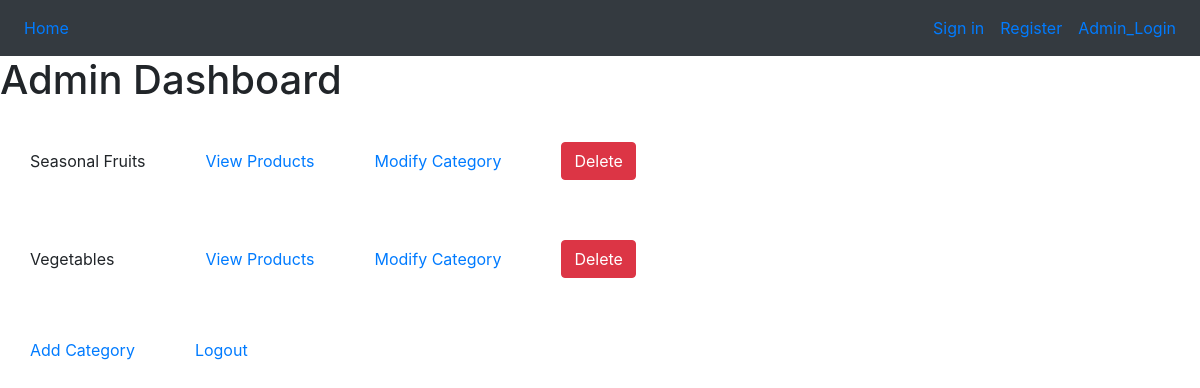
/admin_dashboard (signed in), run on an earlier commit of the app's database.
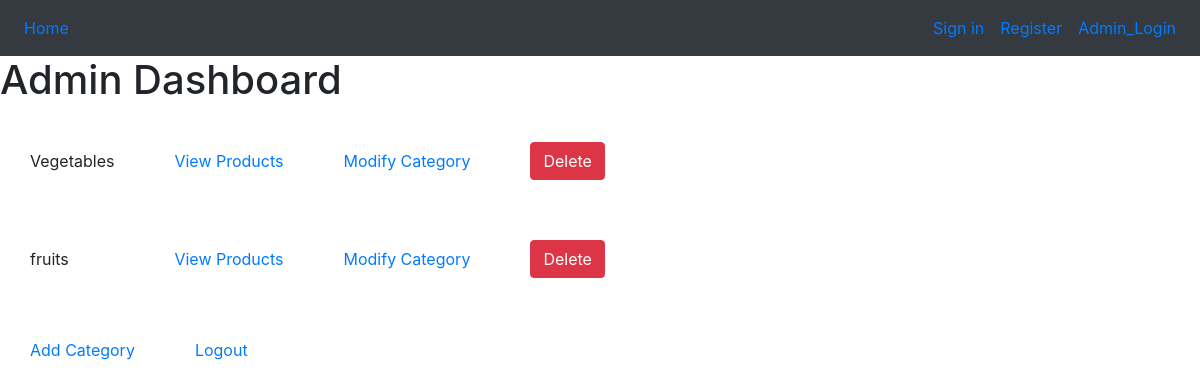
And on a later commit of the database.
### tables this page shows
CREATE TABLE "categories" (
	"categoryId"	INTEGER,
	"name"	TEXT,
	PRIMARY KEY("categoryId")
);

### app.py (the view)
@app.route('/admin_dashboard')
def admin_dashboard():
    if 'admin' not in session:
        return redirect(url_for('admin_login'))
    conn = sqlite3.connect('database.db')
    cursor = conn.cursor()
    cursor.execute("SELECT * FROM categories")
    categories = cursor.fetchall()
    conn.close()
    return render_template('admin_dashboard.html', categories=categories)

### templates/admin_dashboard.html (shortened to what this page needs)
{% extends "header.html" %}
{% block body %}
  <h1>Admin Dashboard</h1>
  <table class="category-table">
    <tbody>
      {% for category in categories %}
        <tr>
          <td>{{ category[1] }}</td>
          <td><a href="{{ url_for('admin_view_products', category_id=category[0]) }}">View Products</a></td>
          <td><a href="{{ url_for('modify_category', category_id=category[0]) }}">Modify Category</a></td>
          <td><form action="{{ url_for('delete_category', category_id=category[0]) }}" method="post" onsubmit="return confirm('Are you sure you want to delete this category?');">
            <button type="submit" class="btn btn-danger">Delete</button>
          </form></td>
        </tr>
      {% endfor %}
    </tbody>
  </table>
  <table>
    <td><a href="{{ url_for('add_category') }}">Add Category</a></td>
  <td><a href="{{ url_for('admin_logout') }}">Logout</a></td>
  </table>
</body>
</html>
{% endblock %}

### templates/header.html (shortened to what this page needs)
<!DOCTYPE html>
<html lang="en">
<head>
        <link rel="stylesheet" href="https://maxcdn.bootstrapcdn.com/bootstrap/4.0.0-beta.2/css/bootstrap.min.css">
</head>
<body>
   <nav class="navbar navbar-expand-lg  bg-dark">
        <div class="collapse navbar-collapse" id="navbarTogglerDemo03">
         <ul class="navbar-nav mr-auto mt-2 mt-lg-0">
            <li class="nav-item active">
                <a class="nav-link" href={{url_for('root')}}>Home <span class="sr-only">(current)</span></a>
            </li>
        </ul>
       </div>
	{% if not loggedIn %}
	   <ul class="navbar-nav mt-2 mt-lg-0">
             <li class="nav-item" >
                <a class="nav-link" href={{url_for('loginform')}}>Sign in</a>
           </li>
           <li class="nav-item">
               <a class="nav-link" href={{url_for('register')}}>Register</a>
           </li>
           <li class="nav-item">
            <a class="nav-link" href={{url_for('admin_login')}}>Admin_Login</a>
        </li>
         </ul>
	{% endif %}
   </nav>
   {%block body%} {% endblock %}
</html>

### templates/admin_dashboard.html (style rules this page uses)
td { padding:30px }

What changed in the data, as far as the page shows it:
removed categories: name "Seasonal Fruits"
added categories: name "fruits"
